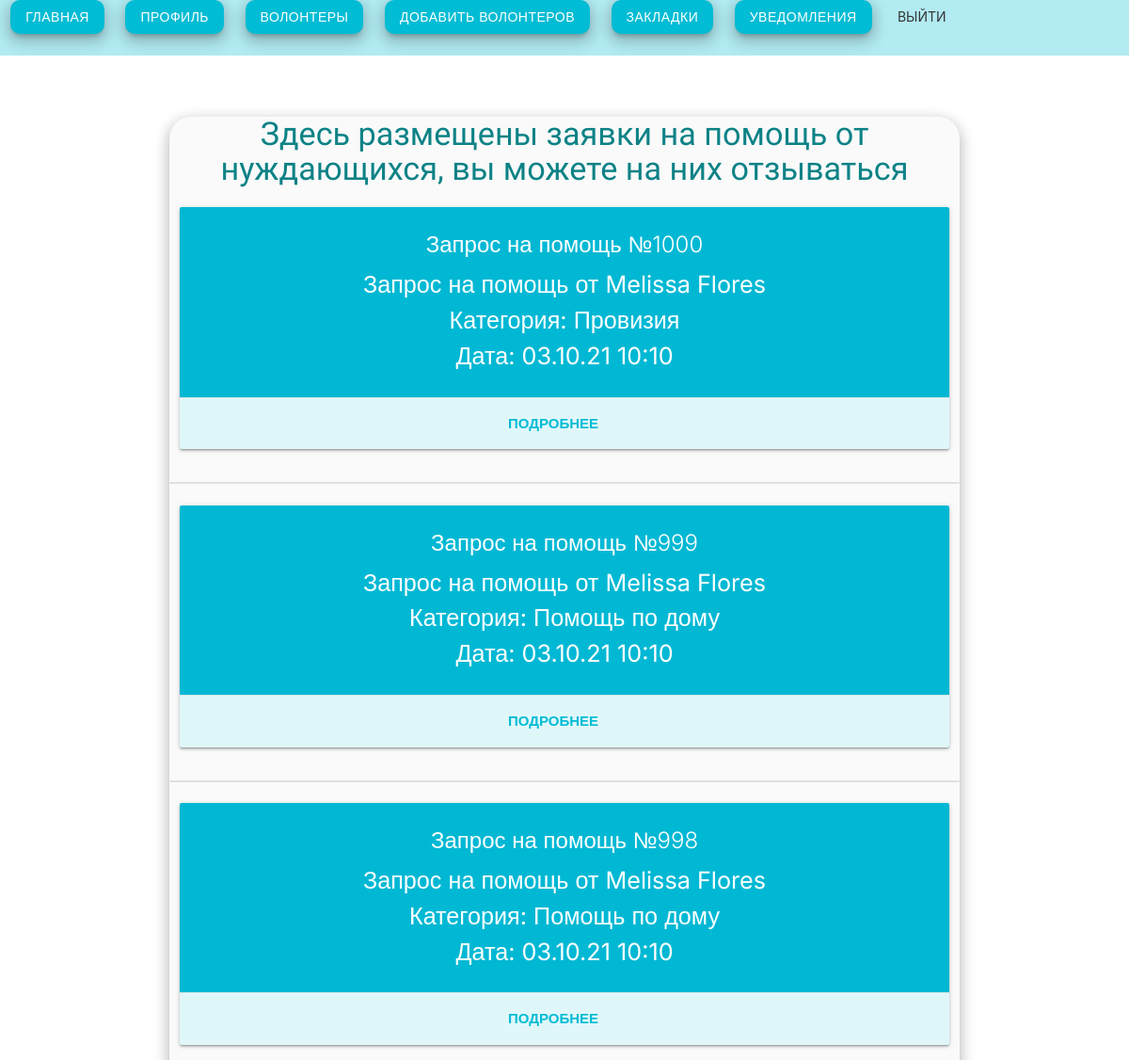
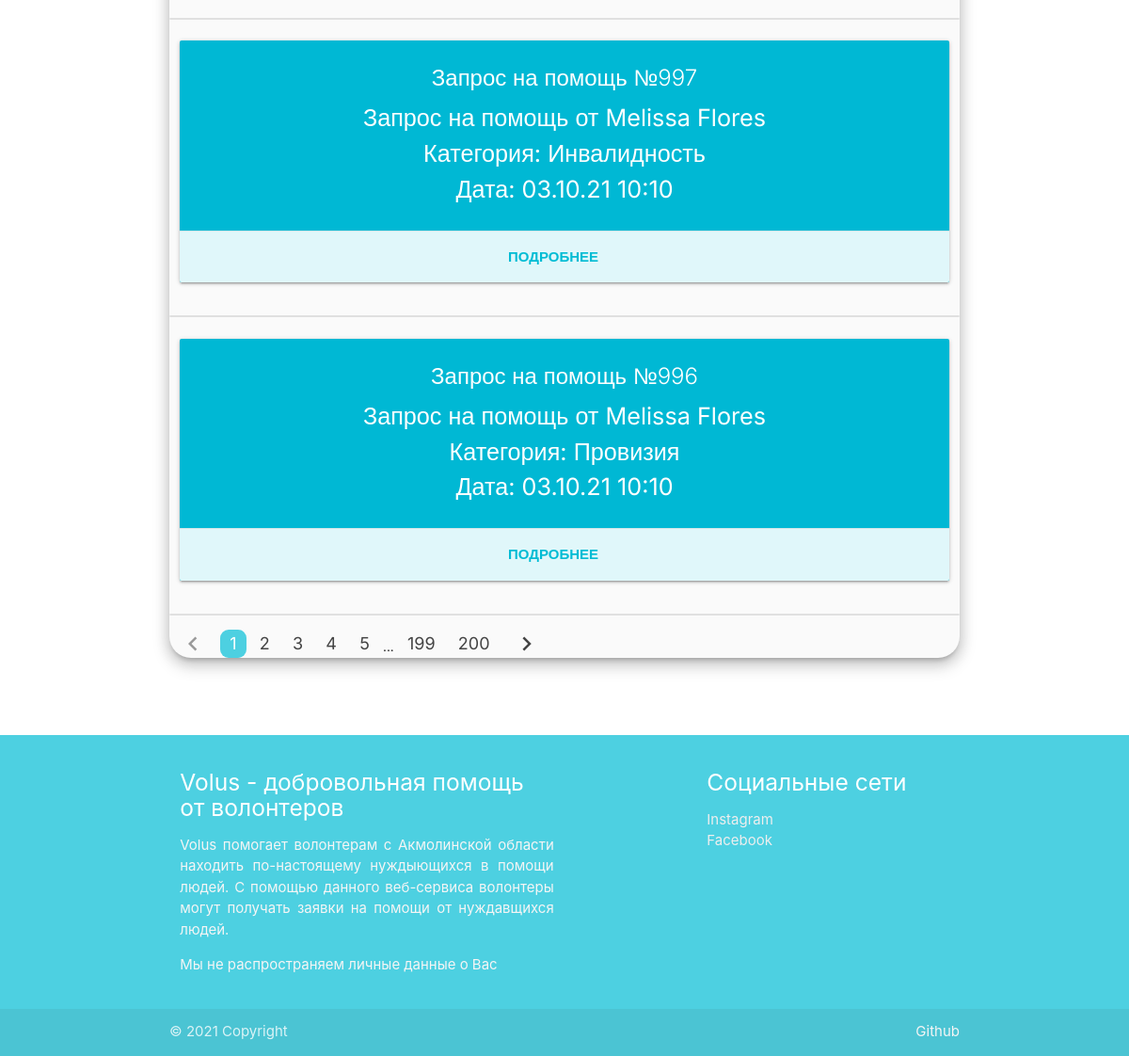
The page /volunteer/ (signed in) on the database its author committed (2 pictures, top to bottom).
### models.py (models this page shows, shortened)
class CreateBaseMixin(object):
    @classmethod
    def create(cls, **kwargs):
        logger.debug('Creating in BaseMixin for %s with data %s',
                     cls.__name__, kwargs)
        try:
            obj = cls(**kwargs)
            db.session.add(obj)
            db.session.commit()
            logger.debug('Successful BaseMixin creation')
            return obj
        except:
            logger.exception('Creation in BaseMixin failed')

class HelpQuery(CreateBaseMixin, db.Model):
    id = db.Column(db.Integer, primary_key=True)
    about = db.Column(db.Text)
    duration = db.Column(db.Interval())
    help_type = db.Column(db.String(200))
    deleted = db.Column(db.Boolean, default=False)
    from_needy = db.Column(
        db.Integer, db.ForeignKey('needy.id'), nullable=False)
    completion_date = db.Column(db.DateTime)
    completion_status = db.Column(db.Boolean, default=False)
    completed_by = db.Column(db.Integer, db.ForeignKey('volunteer.id'))
    date = db.Column(db.DateTime, default=datetime.now)
    slug = db.Column(db.String(200), default=generate_slug, unique=True)
    @staticmethod
    def get_pages(page: int, per_page=5):
        logger.debug(
            'Fetching paginated help queries for volunteers on page %s', page)
        try:
            return HelpQuery.query.filter_by(deleted=False).filter_by(completion_status=False).order_by(HelpQuery.date.desc()).paginate(page=page, per_page=per_page)
        except:
            logger.exception('Cannot fetch help queries for volunteers')

class UpdateUserMixin(object):
    @classmethod
    def update_data_for(cls, user_id, form, to_overwrite={}):
        '''Updates data fields for object with given id from request.form

        Args:
            user_id (int): Volunteer.id, Organization.id or Needy.id
            form (dict): request.form object
            to_overwrite (dict, optional): Additional key-value fields to overwrite (useful for Needy's help_type)
        '''
        logger.debug('Updating data for %s #%s with to_overwrite:%s; form: %s',
                     cls.__name__, user_id, to_overwrite, form)
        try:
            user = cls.query.get(user_id)
            if user:
                try:
                    for attr, value in form.items():
                        if isinstance(value, list):
                            value = ', '.join(value)
                        if value and hasattr(cls, attr):
                            setattr(user, attr, value)
                    for attr, value in to_overwrite.items():
                        setattr(user, attr, value)
                except:
                    logger.exception(
                        'Error when updating data, probably unique constraint failed')
                    return False
                db.session.commit()
                logger.debug('Successful data update')
                return True
        except:
            logger.exception('Error in update_data_for')

class Needy(CreateBaseMixin, UpdateUserMixin, db.Model):
    id = db.Column(db.Integer, primary_key=True)
    addr = db.Column(db.String(200))
    gender = db.Column(db.String(6))
    name = db.Column(db.String(200), nullable=False)
    iin = db.Column(db.String(12), nullable=False, unique=True)
    about = db.Column(db.Text)
    help_type = db.Column(db.String(200))
    home_number = db.Column(db.String(6))
    mobile_number = db.Column(db.String(12))
    relative_number = db.Column(db.String(12))
    registered = db.Column(db.DateTime, default=datetime.now)
    slug = db.Column(db.String(200), default=generate_slug, unique=True)
    key = db.Column(db.LargeBinary(), default=generate_key, unique=True)
    help_queries = db.relationship(
        'HelpQuery', backref='needy', lazy='dynamic')
    notifications = db.relationship(
        'Notification', backref='needy', lazy='dynamic')

### blueprints/volunteer.py (the view)
@volunteer.route('/main')
@volunteer.route('/')
@login_required
@log_view
def index():
    page = request.args.get('page', 1)
    if isinstance(page, int) or page.isdigit():
        page = int(page)
        pages = HelpQuery.get_pages(page)
        return render_template('v_index.html', pages=pages)
    flash('Произошла ошибка при формировании запроса. Попытайтесь использовать навигационные кнопки, а не вручную вводить адрес')
    return redirect(url_for('volunteer.index'))

### models.py (called while the page is built)
    @staticmethod
    def get_notifications(user_id: int, to_volunteer: bool = True):
        logger.debug(
            'Fetching notifications for user #%s, volunteer?: %s', user_id, to_volunteer)
        try:
            if to_volunteer:
                return Notification.query.filter_by(deleted=False).filter_by(to_volunteer=user_id).filter_by(read=False).order_by(Notification.date.desc()).all()
            return Notification.query.filter_by(deleted=False).filter((Notification.to_organization == user_id) | (Notification.from_organization == user_id)).filter_by(read=False).order_by(Notification.date.desc()).all()
        except:
            logger.exception(
                'Oops, cannot get notifications for user #%s', user_id)

### views.py (called while the page is built)
def log_view(f):
    @wraps(f)
    def inner(*args, **kwargs):
        logger.debug('In %s', f.__name__)
        try:
            return f(*args, **kwargs)
        except:
            logger.exception('Error in %s', f.__name__)
            flash('Ошибка сервера повторите запрос позже')
            return redirect(url_for('home'))
    return inner

@app.teardown_request
def teardown_request(error=None):
    if error:
        logger.critical(
            'Error occured %s. Sending email with traceback info', error)
        try:
            subject = 'VOLUS CRITICAL'
            sender = 'volus.kokshe@gmail.com'
            recipients = ['khovansky99@gmail.com', ]
            body = f'[VOLUS APP] Error occured:\n\n{error}'
            msg = Message(subject=subject, recipients=recipients,
                          body=body, sender=sender)
            mail.send(msg)
        except:
            return redirect(url_for('home'))

@app.before_request
def check_user_agent():
    user_agent = request.headers.get('User-Agent', '')
    logger.debug('User-Agent: %s', user_agent)
    if user_agent in bad_user_agents:
        logger.warning('Banning user for suspicious user-agent')
        ip_ban.add()
        return '<h1>Привет, ботяра!</h1><h2>Если Вы видете данное сообщение, включите поддержку JavaScript и удалите куки</h2>'

### templates/volunteer/v_index.html (shortened to what this page needs)
{% extends 'layout.html' %}
{% block content %}
<div class="container z-depth-3 content #fafafa grey lighten-5" style="border-radius: 23px;">
    {% if not pages.items %}
    <h3 class="center-align special-heading"> Извините, но пока нет подходящих запросов на помощь для вас </h3>
    <br><br><br><br><br><br><br><br><br><br><br><br><br><br><br><br><br><br><br><br><br><br><br><br><br><br><br>
    {% else %}
    <h4 class="center-align special-heading"> Здесь размещены заявки на помощь от нуждающихся, вы можете на них отзываться </h4>
    {% endif %}
    {% for query in pages.items %}
        <div class="row">
            <div class="col s12">
              <div class="card center-align #00e5ff cyan accent-4">
                  <div class="card-content white-text flow-text">
                    <span class="card-title">Запрос на помощь №{{ query.id }}</span>
                    <p>Запрос на помощь от {{ query.needy.name }}</p>
                    <p>Категория: {{ query.help_type }}</p>
                    <p>Дата: {{ query.date.strftime('%d.%m.%y %H:%m') }}</p>
                  </div>
                  <div class="card-action #ffffff #e0f7fa cyan lighten-5">
                  <a href="{{ url_for('volunteer.query', query_slug=query.slug) }}" style="color: #00bcd4"><b>Подробнее</b></a>
                  </div>
              </div>
            </div>
        </div>
        <ul class="collection">
        </ul>
    {% endfor %}
    {% if pages.items %}
        <ul class="pagination">
            <li {% if pages.has_prev %} class="waves-effect" {% else %} class="disabled" {% endif %}>
              <a {% if pages.has_prev %} href="./?page={{ pages.prev_num }}" {% endif %}><i class="material-icons">chevron_left</i></a>
            </li>
            {% for page in pages.iter_pages() %}
              {% if page %}
                <li {% if page == pages.page %} class="active lighten-2 #00bcd4 cyan" style="border-radius: 9px;" {% else %} class="waves-effect" {% endif %}>
                  <a href="./?page={{ page }}">{{ page }}</a>
                </li>
              {% else %}
                <li style="font-size: 18px;">
                <sub>...</sub>
                </li>
              {% endif %}
            {% endfor %}
            <li {% if pages.has_next %} class="waves-effect" {% else %} class="disabled" {% endif %}>
              <a {% if pages.has_next %} href="./?page={{ pages.next_num }}" {% endif %}><i class="material-icons">chevron_right</i></a>
            </li>
          </ul>
    {% endif %}
</div>
{% endblock %}

### templates/volunteer/layout.html (style rules this page uses)
.content { font-family: 'Inter', sans-serif; }
.special-heading { font-family: 'Commissioner', sans-serif; color: #0d8286; }

### rows shown on the page
HelpQuery: id "1000", needy.name "Melissa Flores", help_type "Провизия", date "03.10.21 10:10"
HelpQuery: id "999", needy.name "Melissa Flores", help_type "Помощь по дому", date "03.10.21 10:10"
HelpQuery: id "998", needy.name "Melissa Flores", help_type "Помощь по дому", date "03.10.21 10:10"
HelpQuery: id "997", needy.name "Melissa Flores", help_type "Инвалидность", date "03.10.21 10:10"
HelpQuery: id "996", needy.name "Melissa Flores", help_type "Провизия", date "03.10.21 10:10"

### other values the page prints
{{ label }} "ГЛАВНАЯ ПРОФИЛЬ ВОЛОНТЕРЫ ДОБАВИТЬ ВОЛОНТЕРОВ ЗАКЛАДКИ"
{{ page }} "1" "2" "3" "4" "5" "199" "200"
